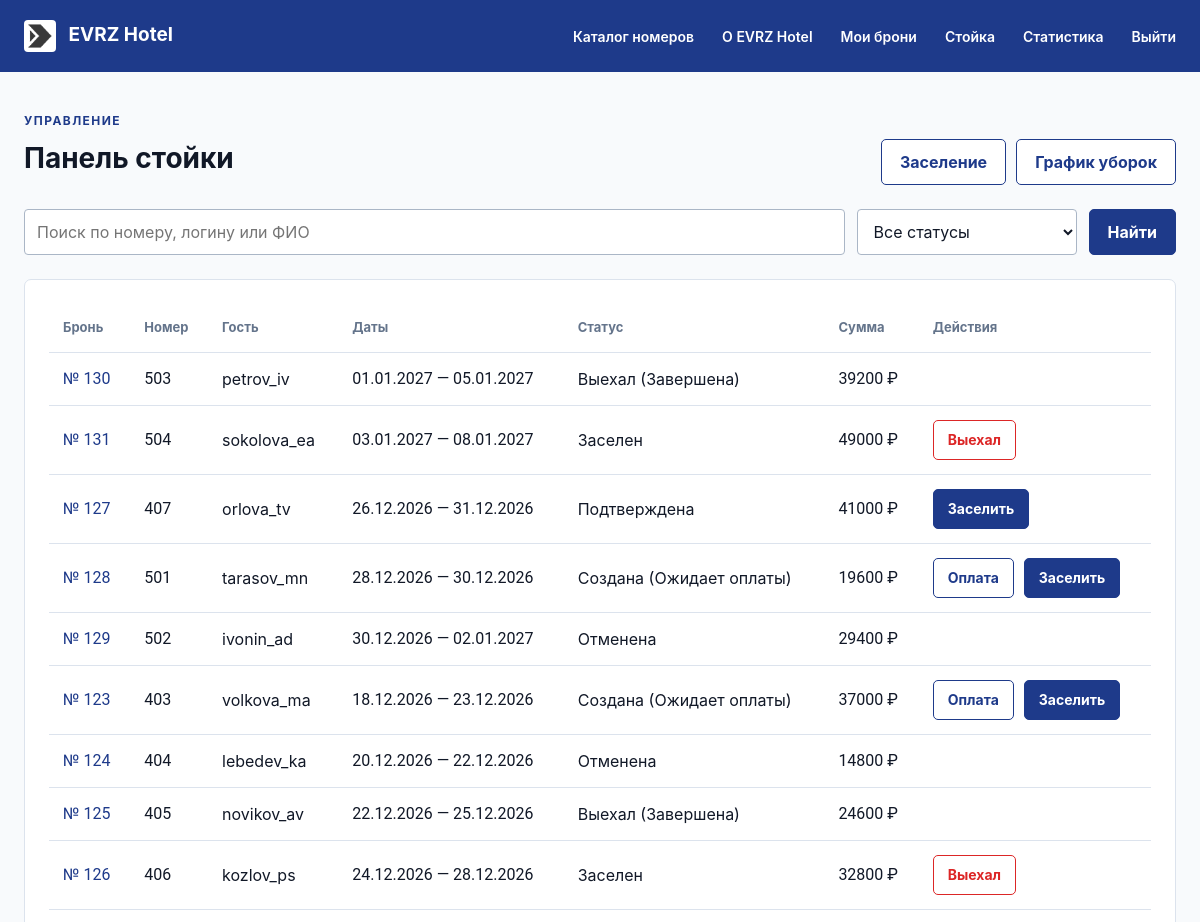
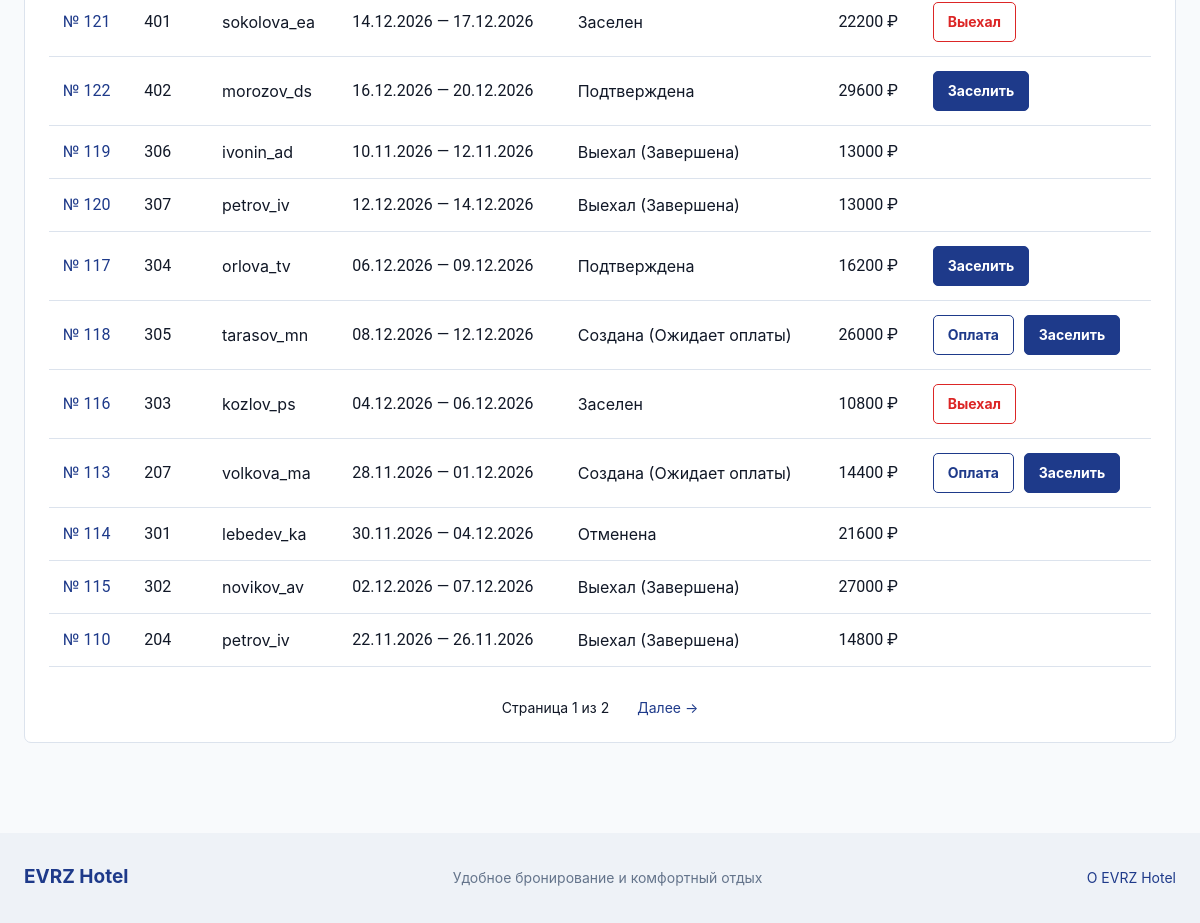
/staff/bookings/ (signed in), run on the app's committed database (2 pictures, top to bottom).
### hotel/models.py (models this page shows, shortened)
class Booking(models.Model):
    contact_name = models.CharField(max_length=150, blank=True, verbose_name="Имя контактного лица")
    contact_phone = models.CharField(max_length=20, blank=True, verbose_name="Контактный телефон")
    contact_email = models.EmailField(blank=True, verbose_name="Электронная почта")
    STATUS_CHOICES = [
        ("new", "Создана (Ожидает оплаты)"),
        ("confirmed", "Подтверждена"),
        ("checked_in", "Заселен"),
        ("checked_out", "Выехал (Завершена)"),
        ("cancelled", "Отменена"),
    ]
    user = models.ForeignKey(User, on_delete=models.CASCADE, related_name='bookings', verbose_name='Клиент')
    room = models.ForeignKey(Room, on_delete=models.PROTECT, related_name='bookings', verbose_name='Номер')
    check_in_date = models.DateField(verbose_name='Дата заезда')
    check_out_date = models.DateField(verbose_name='Дата выезда')
    nights_count = models.PositiveSmallIntegerField(
        default=1,
        validators=[MinValueValidator(1)],
        verbose_name="Количество ночей"
    )
    total_price = models.DecimalField(
        max_digits=10,
        decimal_places=2,
        validators=[MinValueValidator(0)],
        verbose_name="Итоговая стоимость (руб.)"
    )
    status = models.CharField(max_length=20, choices=STATUS_CHOICES, default='new', verbose_name='Статус бронирования')
    comment = models.TextField(blank=True, verbose_name='Пожелания клиента')
    created_at = models.DateTimeField(auto_now_add=True, verbose_name='Дата и время создания')
    class Meta:
        verbose_name = "Бронирование"
        verbose_name_plural = "Бронирования"
        ordering = ["-created_at"]
        constraints = [
            models.CheckConstraint(
                check=Q(check_out_date__gt=F("check_in_date")),
                name="booking_check_out_after_check_in"
            ),
            models.CheckConstraint(check=Q(nights_count__gte=1), name='booking_nights_min_1'),
        ]

class Room(models.Model):
    room_number = models.CharField(max_length=10, unique=True, verbose_name='Номер комнаты')
    room_type = models.ForeignKey(RoomType, on_delete=models.PROTECT, related_name='rooms', verbose_name='Тип номера')
    floor = models.PositiveSmallIntegerField(
        default=1,
        validators=[MinValueValidator(1), MaxValueValidator(30)],
        verbose_name="Этаж"
    )
    amenities = models.ManyToManyField(
        Amenity,
        through="RoomAmenity",
        related_name="rooms",
        blank=True,
        verbose_name="Удобства в номере"
    )
    image = models.ImageField(upload_to='rooms_photos/', blank=True, null=True, verbose_name='Фотография номера')
    is_active = models.BooleanField(default=True, verbose_name='Доступен для бронирования')
    description = models.TextField(blank=True, verbose_name='Особенности номера')
    class Meta:
        verbose_name = "Номер"
        verbose_name_plural = "Номера"
        ordering = ["floor", "room_number"]
        constraints = [
            models.CheckConstraint(check=Q(floor__gte=1), name='room_floor_min_1'),
        ]

### hotel/views.py (the view)
# urls.py: path('staff/bookings/', views.staff_bookings, name='staff_bookings'),
@reception_required
def staff_bookings(request):
    qs = Booking.objects.select_related('room__room_type', 'user').prefetch_related('payments')
    q = request.GET.get('q', '').strip()
    status_filter = request.GET.get('status', '').strip()
    if q:
        qs = qs.filter(
            Q(room__room_number__icontains=q)
            | Q(user__username__icontains=q)
            | Q(contact_name__icontains=q)
        )
    if status_filter:
        qs = qs.filter(status=status_filter)
    paginator = Paginator(qs, 20)
    page = paginator.get_page(request.GET.get('page'))
    context = {
        'title': 'Панель стойки',
        'page_obj': page,
        'query': q,
        'status_filter': status_filter,
        'status_choices': Booking.STATUS_CHOICES,
        'pagination': build_pagination_context(request, page),
    }
    return TemplateResponse(request, 'staff.html', context)

### hotel/views.py (called while the page is built, shortened)
def reception_required(view_func):
    @wraps(view_func)
    @login_required
    def _wrapped(request, *args, **kwargs):
        return view_func(request, *args, **kwargs)
    return _wrapped

def build_pagination_context(request, page):
    if page.paginator.num_pages <= 1:
        return None
    params = request.GET.copy()
    params.pop('page', None)
    base_qs = params.urlencode()
    prefix = f'?{base_qs}&page=' if base_qs else '?page='
    pages = [
        {'num': num, 'url': f'{prefix}{num}', 'current': num == page.number}
        for num in page.paginator.page_range
    ]
    return {
        'previous_url': f'{prefix}{page.previous_page_number()}' if page.has_previous() else None,
        'next_url': f'{prefix}{page.next_page_number()}' if page.has_next() else None,
        'pages': pages,
    }

### hotel/templates/staff.html (shortened to what this page needs)
{% extends 'base.html' %}
{% block content %}
  <p class="eyebrow">УПРАВЛЕНИЕ</p>
  <div class="Header-First">
    <h1>Панель стойки</h1>
    <div class="row-actions">
      <a class="button secondary" href="{% url 'staff_checkin' %}">Заселение</a>
      <a class="button secondary" href="{% url 'cleaning' %}">График уборок</a>
    </div>
  </div>
  <form method="get" action="{% url 'staff_bookings' %}" class="search-form">
    <input id="staff-q" type="search" name="q" value="{{ query }}" placeholder="Поиск по номеру, логину или ФИО">
    <select name="status" aria-label="Статус бронирования" style="max-width: 220px;">
      <option value="">Все статусы</option>
    </select>
    <button type="submit">Найти</button>
  </form>
  <div class="panel table-wrap">
    <table>
      <thead>
        <tr>
          <th>Бронь</th>
          <th>Номер</th>
          <th>Гость</th>
          <th>Даты</th>
          <th>Статус</th>
          <th>Сумма</th>
          <th>Действия</th>
        </tr>
      </thead>
      <tbody>
        {% for booking in page_obj %}
          <tr>
            <td class="num"><a href="{% url 'voucher' booking.pk %}">№ {{ booking.pk }}</a></td>
            <td class="num">{{ booking.room.room_number }}</td>
            <td>{{ booking.user.username }}</td>
            <td class="num">{{ booking.check_in_date|date:'d.m.Y' }} — {{ booking.check_out_date|date:'d.m.Y' }}</td>
            <td>{{ booking.get_status_display }}</td>
            <td class="num">{{ booking.total_price|floatformat:0 }} ₽</td>
            <td>
              <div class="row-actions">
                {% if booking.status == 'new' %}
                  <form class="inline-form" method="post" action="{% url 'staff_checkin' %}">
                    <button class="small secondary" type="submit">Оплата</button>
                  </form>
                {% endif %}
                {% if booking.status in 'new,confirmed' %}
                  <form class="inline-form" method="post" action="{% url 'staff_checkin' %}">
                    <button class="small" type="submit">Заселить</button>
                  </form>
                {% endif %}
                {% if booking.status == 'checked_in' %}
                  <form class="inline-form" method="post" action="{% url 'staff_checkout' booking.pk %}">
                    <button class="small danger" type="submit">Выехал</button>
                  </form>
                {% endif %}
              </div>
            </td>
          </tr>
        {% empty %}
          <tr><td colspan="7">Бронирований пока нет.</td></tr>
        {% endfor %}
      </tbody>
    </table>
    {% if pagination %}
      <nav class="pagination" aria-label="Страницы">
        <span>Страница {{ page_obj.number }} из {{ page_obj.paginator.num_pages }}</span>
        {% if pagination.next_url %}<a href="{{ pagination.next_url }}">Далее →</a>{% endif %}
      </nav>
    {% endif %}
  </div>
{% endblock %}

### hotel/static/css/styles.css (style rules this page uses)
:root { --color-primary: #1E3A8A; --color-secondary: #3B82F6; --color-accent: #D97706; --color-bg: #F8FAFC; --color-card: #FFFFFF; --color-text: #111827; --color-success: #16A34A; --color-warning: #EAB308; --color-error: #DC2626; --font-main: Inter, Arial, sans-serif; --font-num: Roboto, sans-serif; }
* { box-sizing: border-box; }
html { font-family: var(--font-main); color: var(--color-text); background: var(--color-bg); overflow-x: hidden; }
body { min-height: 100vh; display: flex; flex-direction: column; margin: 0; font-size: 16px; line-height: 1.5; overflow-x: hidden; }
a { color: #1e3a8a; text-decoration: none; }
button, input, select, textarea { font: inherit; }
button, .button { display: inline-flex; align-items: center; justify-content: center; min-height: 44px; padding: 10px 18px; border: 1px solid #1e3a8a; border-radius: 5px; background: #1e3a8a; color: white; font-weight: 700; cursor: pointer; text-align: center; }
.secondary { background: white; color: #1e3a8a; }
.danger { background: white; color: #dc2626; border-color: #dc2626; }
.small { min-height: 40px; padding: 8px 14px; font-size: 14px; }
.gap, .pagination { display: flex; align-items: center; gap: 28px; }
h1, h2, h3, p { margin-top: 0; }
h1 { font-size: 28px; line-height: 1.2; margin-bottom: 9px; }
.Header-First { display: flex; align-items: end; justify-content: space-between; gap: 20px; margin-bottom: 24px; }
.eyebrow { color: #1e3a8a; font-size: 12px; font-weight: 700; letter-spacing: .12em; margin-bottom: 9px; }
.search-form { display: flex; gap: 12px; margin-bottom: 24px; }
.search-form input { flex: 1; }
.filter, .panel, .card { background: white; border: 1px solid #dce3ed; border-radius: 7px; }
input, select, textarea { width: 100%; min-height: 44px; border: 1px solid #aab6c6; border-radius: 4px; background: white; color: #111827; padding: 10px 12px; }
.pagination { justify-content: center; margin: 30px 0 0; font-size: 14px; }
.panel { padding: 24px; margin-bottom: 20px; }
.row-actions { display: flex; gap: 10px; align-items: center; flex-wrap: wrap; }
.table-wrap { overflow-x: auto; }
table { border-collapse: collapse; width: 100%; min-width: 700px; text-align: left; }
th, td { padding: 14px; border-bottom: 1px solid #dce3ed; }
th { font-size: 13px; color: #64748b; }
.num, .price, .card-bottom strong, .stats-grid .panel strong { font-family: var(--font-num); font-variant-numeric: tabular-nums; }
.inline-form { display: inline-flex; margin: 0; }

### data on the page
Booking: pk "130", room.room_number "503", user.username "petrov_iv", check_in_date "01.01.2027", check_out_date "05.01.2027", status "Выехал (Завершена)", total_price "39200"
Booking: pk "131", room.room_number "504", user.username "sokolova_ea", check_in_date "03.01.2027", check_out_date "08.01.2027", status "Заселен", total_price "49000", shows "Выехал"
Booking: pk "127", room.room_number "407", user.username "orlova_tv", check_in_date "26.12.2026", check_out_date "31.12.2026", status "Подтверждена", total_price "41000"
Booking: pk "128", room.room_number "501", user.username "tarasov_mn", check_in_date "28.12.2026", check_out_date "30.12.2026", status "Создана (Ожидает оплаты)", total_price "19600"
Booking: pk "129", room.room_number "502", user.username "ivonin_ad", check_in_date "30.12.2026", check_out_date "02.01.2027", status "Отменена", total_price "29400"
Booking: pk "123", room.room_number "403", user.username "volkova_ma", check_in_date "18.12.2026", check_out_date "23.12.2026", status "Создана (Ожидает оплаты)", total_price "37000"
Booking: pk "124", room.room_number "404", user.username "lebedev_ka", check_in_date "20.12.2026", check_out_date "22.12.2026", status "Отменена", total_price "14800"
Booking: pk "125", room.room_number "405", user.username "novikov_av", check_in_date "22.12.2026", check_out_date "25.12.2026", status "Выехал (Завершена)", total_price "24600"
Booking: pk "126", room.room_number "406", user.username "kozlov_ps", check_in_date "24.12.2026", check_out_date "28.12.2026", status "Заселен", total_price "32800", shows "Выехал"
Booking: pk "121", room.room_number "401", user.username "sokolova_ea", check_in_date "14.12.2026", check_out_date "17.12.2026", status "Заселен", total_price "22200", shows "Выехал"
Booking: pk "122", room.room_number "402", user.username "morozov_ds", check_in_date "16.12.2026", check_out_date "20.12.2026", status "Подтверждена", total_price "29600"
Booking: pk "119", room.room_number "306", user.username "ivonin_ad", check_in_date "10.11.2026", check_out_date "12.11.2026", status "Выехал (Завершена)", total_price "13000"
Booking: pk "120", room.room_number "307", user.username "petrov_iv", check_in_date "12.12.2026", check_out_date "14.12.2026", status "Выехал (Завершена)", total_price "13000"
Booking: pk "117", room.room_number "304", user.username "orlova_tv", check_in_date "06.12.2026", check_out_date "09.12.2026", status "Подтверждена", total_price "16200"
Booking: pk "118", room.room_number "305", user.username "tarasov_mn", check_in_date "08.12.2026", check_out_date "12.12.2026", status "Создана (Ожидает оплаты)", total_price "26000"
Booking: pk "116", room.room_number "303", user.username "kozlov_ps", check_in_date "04.12.2026", check_out_date "06.12.2026", status "Заселен", total_price "10800", shows "Выехал"
Booking: pk "113", room.room_number "207", user.username "volkova_ma", check_in_date "28.11.2026", check_out_date "01.12.2026", status "Создана (Ожидает оплаты)", total_price "14400"
Booking: pk "114", room.room_number "301", user.username "lebedev_ka", check_in_date "30.11.2026", check_out_date "04.12.2026", status "Отменена", total_price "21600"
Booking: pk "115", room.room_number "302", user.username "novikov_av", check_in_date "02.12.2026", check_out_date "07.12.2026", status "Выехал (Завершена)", total_price "27000"
Booking: pk "110", room.room_number "204", user.username "petrov_iv", check_in_date "22.11.2026", check_out_date "26.11.2026", status "Выехал (Завершена)", total_price "14800"

### other printed values
{{ page_obj.number }} "1"
{{ page_obj.paginator.num_pages }} "2"
